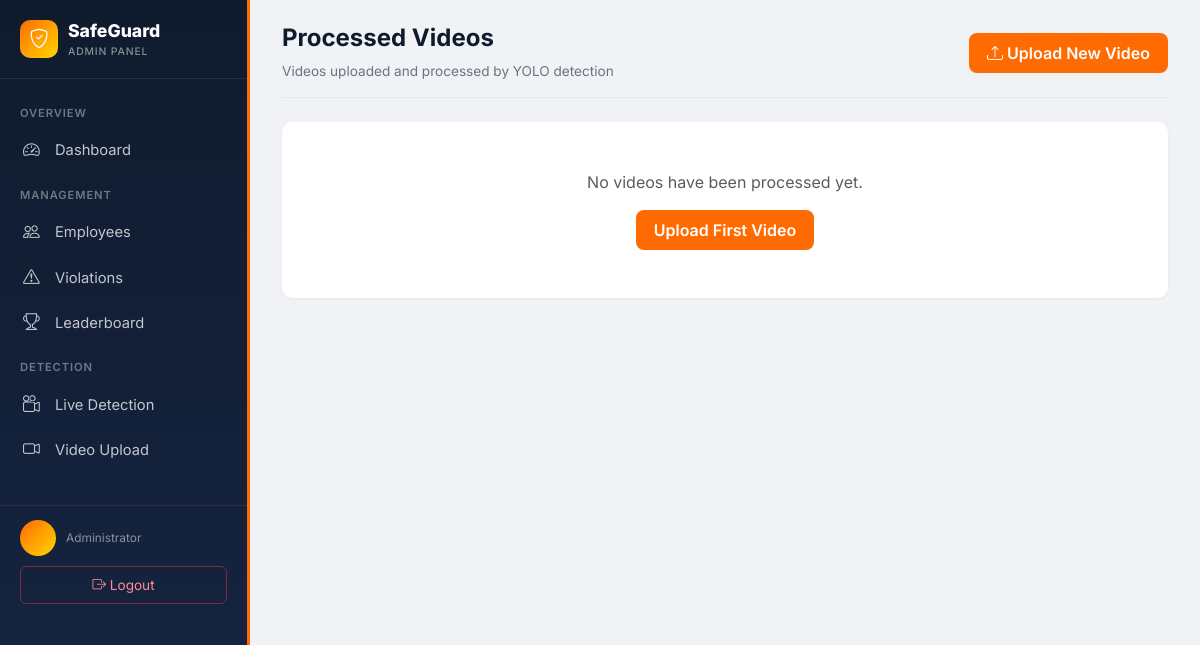
Page /video_lists/ on the earlier database version.
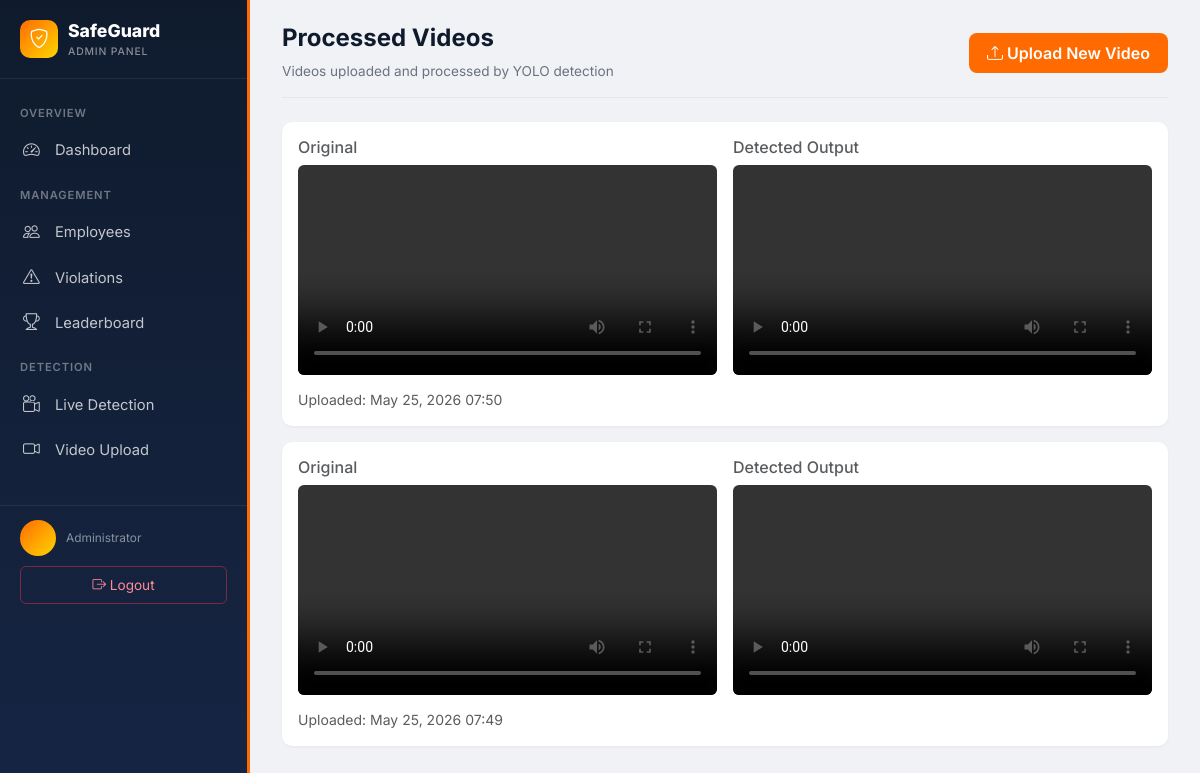
Same page on the later database version.
### users/models.py (models this page shows, shortened)
class VideoProcess(models.Model):
    uploaded_file = models.FileField(upload_to='uploads/')
    output_file = models.FileField(upload_to='outputs/')
    uploaded_at = models.DateTimeField(auto_now_add=True)

### users/views.py (the view)
# urls.py: path('video_lists/', views.video_lists, name='video_lists'),
def video_lists(request):
    videos = VideoProcess.objects.order_by('-uploaded_at')
    return render(request, 'video_list.html', {'videos': videos})

### templates/video_list.html
{% extends 'base_admin.html' %}
{% block content %}
<div class="page-header">
    <div>
        <h1>Processed Videos</h1>
        <div class="breadcrumb-nav">Videos uploaded and processed by YOLO detection</div>
    </div>
    <a href="{% url 'video_upload1' %}" class="btn btn-admin">
        <i class="bi bi-upload"></i> Upload New Video
    </a>
</div>
{% for video in videos %}
<div class="card mb-3">
    <div class="card-body">
        <div class="row g-3">
            <div class="col-md-6">
                <h6 class="text-muted mb-2">Original</h6>
                <video controls style="width:100%;border-radius:6px;">
                    <source src="{{ video.uploaded_file.url }}" type="video/mp4">
                </video>
            </div>
            <div class="col-md-6">
                <h6 class="text-muted mb-2">Detected Output</h6>
                <video controls style="width:100%;border-radius:6px;">
                    <source src="{{ video.output_file.url }}" type="video/mp4">
                </video>
            </div>
        </div>
        <small class="text-muted d-block mt-2">Uploaded: {{ video.uploaded_at|date:"M d, Y H:i" }}</small>
    </div>
</div>
{% empty %}
<div class="card">
    <div class="card-body text-center py-5 text-muted">
        No videos have been processed yet.
        <br><a href="{% url 'video_upload1' %}" class="btn btn-admin mt-3">Upload First Video</a>
    </div>
</div>
{% endfor %}
{% endblock %}

Differences in the rows shown:
added VideoProcess: uploaded_at "May 25, 2026 07:50"
added VideoProcess: uploaded_at "May 25, 2026 07:49"
Other differences:
text no longer shown: "No videos have been processed yet. Upload First Video"
